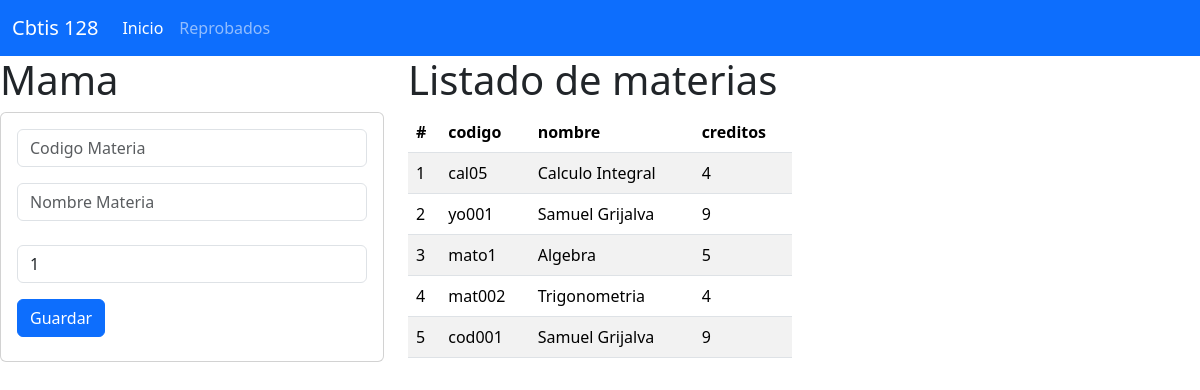
The page / on the database its author committed.
### materia_app/models.py (models this page shows, shortened)
class Materia(models.Model):
    codigo=models.CharField(primary_key=True,max_length=6)
    nombre=models.CharField(max_length=100)
    creditos=models.PositiveSmallIntegerField()

### materia_app/views.py (the view)
# urls.py: path("", views.inicio_vista, name="inicio_vista"),
def inicio_vista(request):
    lasmateria=Materia.objects.all()
    return render(request, "gestionarMateria.html", {"mismaterias":lasmateria})

### materia_app/templates/gestionarMateria.html
{% extends "base.html" %}
{% block cuerpo %}
    <div class="row">
        <div class="col-sm-12 col-md-4 col-lg-4 col-xl-4">
            <h1> Mama</h1>
            <div class="card">
              <div class="card-body">
                <form action="/registrarMateria/" method="POST"> {% csrf_token %}
                  <div class="form-group">
                    <input type="text" id="txtcodigo" name="txtcodigo" class="form-control"
                    placeholder="Codigo Materia" minLength="6" maxLength="6" required >
                  </div>
                  <div class="form-group py-3">
                    <input type="text" id="txtnombre" name="txtnombre" class="form-control"
                    placeholder="Nombre Materia"  maxLength="100" required >
                  </div>
                  <div class="form-group py-2">
                    <input type="text" id="numcreditos" name="numcreditos" class="form-control"
                    value="1" min="1" max="9" required >
                  </div>
                  <div class="form-group py-2">
                    <button type="submit" class="btn btn-primary">Guardar</button>
                  </div>
                </form>
              </div>
            </div>
        </div>
        <div class="col-sm-12 col-md-8 col-lg-8 col-xl-4">
            <h1>Listado de materias</h1>
            <div class="table-responsive">
                <table class="table table-striped">
                    <thead>
                      <tr>
                        <th scope="col">#</th>
                        <th scope="col">codigo</th>
                        <th scope="col">nombre</th>
                        <th scope="col">creditos</th>
                      </tr>
                    </thead>
                    <tbody>
                      {% for m in mismaterias %}
                      <tr>
                        <td>{{forloop.counter}}</td>
                        <td>{{m.codigo}}</td>
                        <td>{{m.nombre}}</td>
                        <td>{{m.creditos}}</td>
                      </tr>
                      {% endfor %}
                    </tbody>
                  </table>
            </div>
        </div>
    </div>
{% endblock  %}

### materia_app/templates/base.html (shortened to what this page needs)
<!doctype html>
<html lang="en">
  <head>
    <link href="https://cdn.jsdelivr.net/npm/bootstrap@5.3.3/dist/css/bootstrap.min.css" rel="stylesheet">
  </head>
  <body>
    <nav class="navbar navbar-expand-lg bg-primary" data-bs-theme="dark">
        <div class="container-fluid">
            <a class="navbar-brand" href="#">Cbtis 128</a>
            <div class="collapse navbar-collapse" id="navbarNav">
            <ul class="navbar-nav">
                <li class="nav-item">
                <a class="nav-link active" aria-current="page" href="#">Inicio</a>
                </li>
                <li class="nav-item">
                <a class="nav-link" href="#">Reprobados</a>
              </li>
            </ul>
          </div>
        </div>
      </nav>
    {% block cuerpo %}
    {% endblock  %}
  </body>
</html>

### rows shown on the page
Materia: codigo "cal05", nombre "Calculo Integral", creditos "4"
Materia: codigo "yo001", nombre "Samuel Grijalva", creditos "9"
Materia: codigo "mato1", nombre "Algebra", creditos "5"
Materia: codigo "mat002", nombre "Trigonometria", creditos "4"
Materia: codigo "cod001", nombre "Samuel Grijalva", creditos "9"
